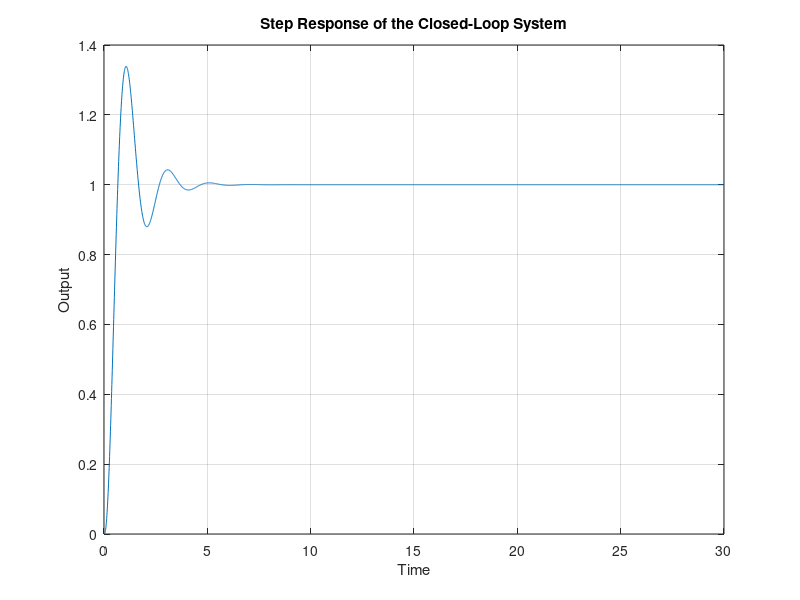

Write MATLAB code to recreate this figure.
numerator = 27.9*3.01*[0.1 1];
denominator = conv([1 0], conv([1 3], conv([1 7],[0.0301 1])));

% Create the transfer function G(s)
G = tf(numerator, denominator);

% Create a unity feedback system
H = 1;  % Unity feedback

% Create the closed-loop transfer function T(s) = G(s) / (1 + G(s)H(s))
T = feedback(G, H);

% Time vector for the step response plot
t = 0:0.01:30;  % Adjust the time vector as needed

% Compute the step response of the closed-loop system
[y, time] = step(T, t);

% Plot the step response

figure;
plot(time, y);
grid on;
title('Step Response of the Closed-Loop System');
xlabel('Time');
ylabel('Output');